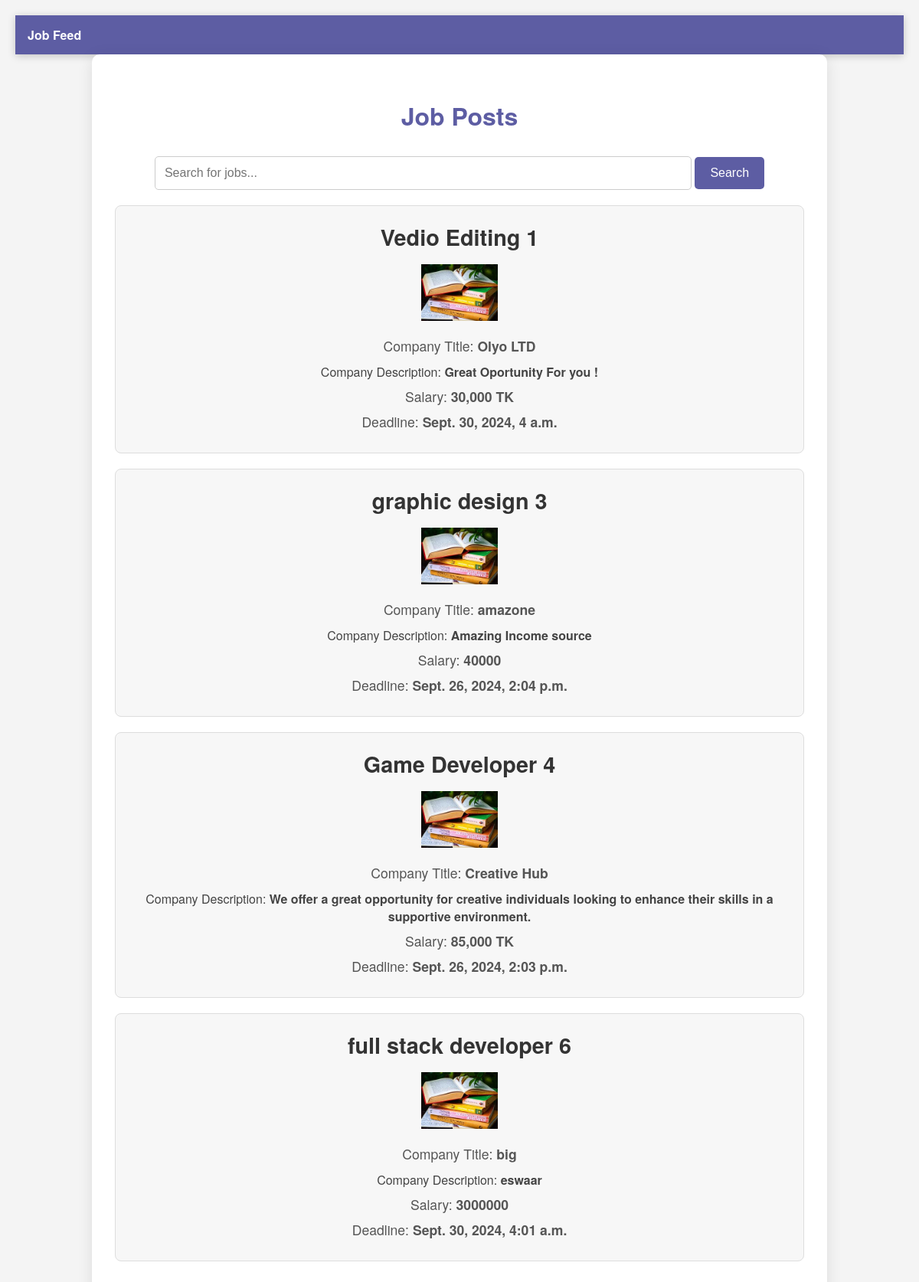
Page /jobfeed/ on the committed database.
### myapp/models.py (models this page shows, shortened)
class JobModel(models.Model):
    JOB_TYPE_CHOICES = [
        ('fulltime', 'Full-time'),
        ('parttime', 'Part-time'),
    ]
    user = models.ForeignKey(Custom_user, on_delete=models.CASCADE)
    job_title = models.CharField(max_length=255, null=True)
    company_type = models.CharField(max_length=10, choices=JOB_TYPE_CHOICES, null=True)
    company_logo = models.ImageField(upload_to='company_logos/', null=True)
    company_name = models.CharField(max_length=255, null=True)
    location = models.CharField(max_length=255, null=True)
    Qualifications = models.CharField(max_length=255, null=True)
    description = models.TextField(null=True)
    salary = models.CharField(max_length=255, null=True)
    posted_on = models.DateField(default=timezone.now, null=True)
    application_deadline = models.DateTimeField(auto_now=True, null=True)

### myproject/views.py (the view)
# urls.py: path('jobfeed/', jobfeed, name='jobfeed'),
def jobfeed(req):
    data=JobModel.objects.all()
    context = {
        'data': data
    }
    return render(req,'jobfeed.html',context)

### template/jobfeed.html (shortened to what this page needs)
{% extends 'base.html' %}
{% block body %}
<!DOCTYPE html>
<html lang="en">
<head>
</head>
<body>
    <div class="container">
        <h2>Job Posts</h2>
        <div class="search-bar">
            <form action="/search" method="GET">
                <input type="text" name="query" placeholder="Search for jobs..." required>
                <button type="submit">Search</button>
            </form>
        </div>
        {% for i in data %}
        <div class="job-post">
            <h2 class="job-title">{{ i.job_title }} {{i.id}}</h2>
            <div class="logo">
                <img src="/{{ i.company_logo }}" alt="Company Logo">
            </div>
            <div class="company">Company Title: <strong>{{ i.company_name }}</strong></div>
            <div class="description">Company Description: <strong>{{ i.description }}</strong></div>
            <div class="salary">Salary: <strong>{{ i.salary }}</strong></div>
            <div class="application-deadline">Deadline: <strong>{{ i.application_deadline }}</strong></div>
        </div>
        {% endfor %}
    </div>
</body>
</html>
{% endblock body %}

### template/base.html (style rules this page uses)
body { background-color: white; font-family: 'Arial', sans-serif; }

### template/jobfeed.html (style rules this page uses)
body { font-family: 'Helvetica Neue', Arial, sans-serif; background-color: #f4f4f4; margin: 0; padding: 20px; }
.container { max-width: 900px; margin: auto; background: #ffffff; padding: 30px; border-radius: 10px; box-shadow: 0 4px 20px rgba(0, 0, 0, 0.1); }
h2 { text-align: center; color: #5d5da3; margin-bottom: 30px; font-size: 2em; }
.search-bar { margin-bottom: 20px; text-align: center; }
.search-bar input[type="text"] { padding: 12px; width: 75%; border: 1px solid #ccc; border-radius: 5px; font-size: 1em; }
.search-bar button { padding: 12px 20px; background-color: #5d5da3; color: white; border: none; border-radius: 5px; cursor: pointer; font-size: 1em; transition: background-color 0.3s, color 0.3s; }
.job-post { border: 1px solid #ddd; padding: 20px; margin-bottom: 20px; border-radius: 8px; background-color: #f7f7f7; transition: box-shadow 0.3s; }
.job-title { font-size: 1.8em; color: #333; margin: 0; text-align: center; }
.logo { text-align: center; margin: 15px 0; }
.logo img { max-height: 100px; max-width: 100px; }
.company, .location, .salary, .posted-date, .application-deadline, .user { color: #555; margin: 8px 0; font-size: 1.1em; text-align: center; }
.description { margin-top: 10px; color: #444; font-size: 1em; text-align: center; }

### rows in the picture
JobModel: job_title "Vedio Editing", id "1", company_logo (picture), company_name "Olyo LTD", description "Great Oportunity For you !", salary "30,000 TK", application_deadline "Sept. 30, 2024, 4 a.m."
JobModel: job_title "graphic design", id "3", company_logo (picture), company_name "amazone", description "Amazing Income source", salary "40000", application_deadline "Sept. 26, 2024, 2:04 p.m."
JobModel: job_title "Game Developer", id "4", company_logo (picture), company_name "Creative Hub", description "We offer a great opportunity for creative individuals looking to enhance their skills in a supportive environment.", salary "85,000 TK", application_deadline "Sept. 26, 2024, 2:03 p.m."
JobModel: job_title "full stack developer", id "6", company_logo (picture), company_name "big", description "eswaar", salary "3000000", application_deadline "Sept. 30, 2024, 4:01 a.m."
